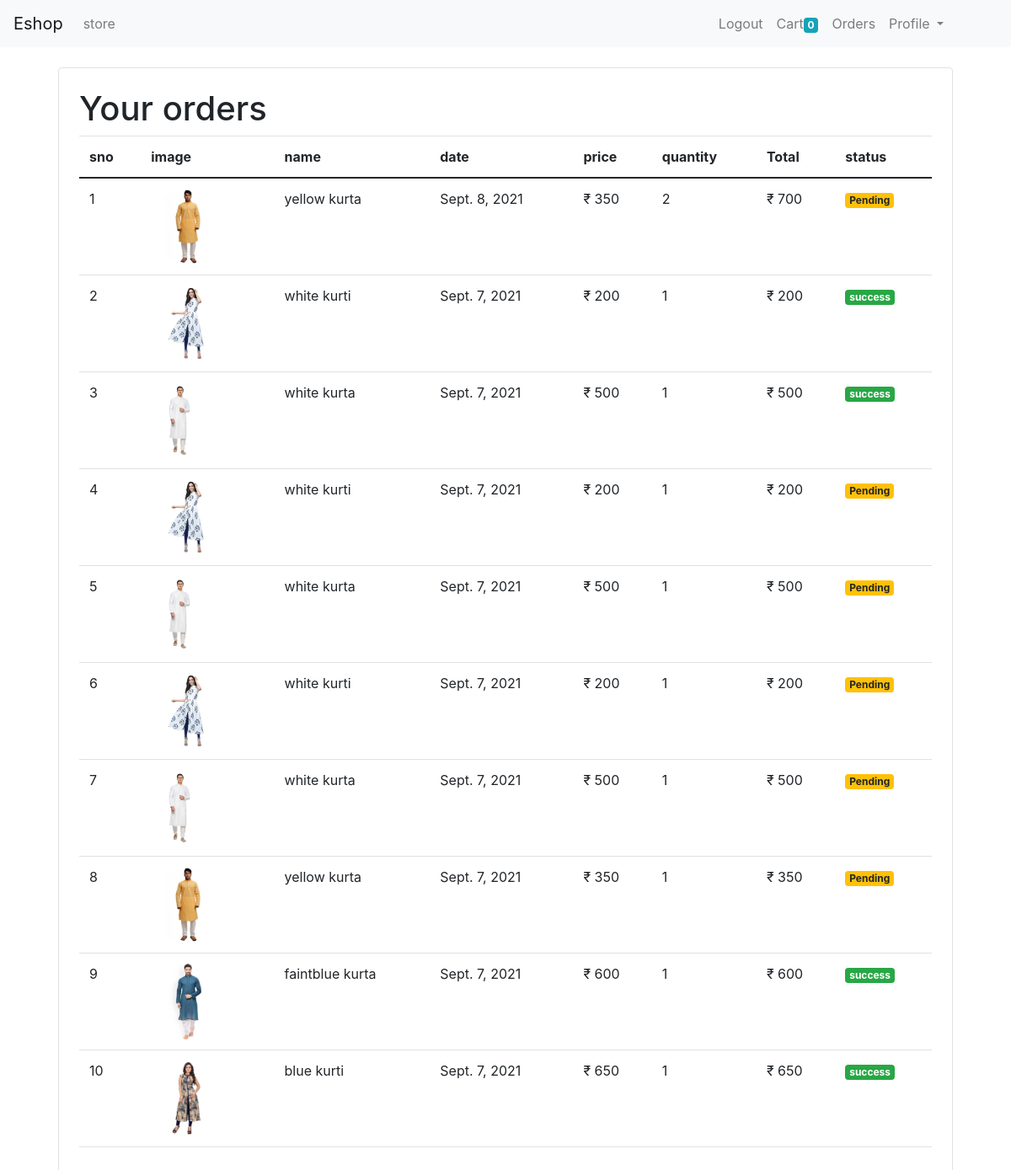
The page /orders (signed in) on the database its author committed.
### store/models/order.py (models this page shows)
class Order(models.Model):
    product = models.ForeignKey(Product, on_delete=models.CASCADE)
    customer = models.ForeignKey(Customer, on_delete=models.CASCADE)
    quantity = models.IntegerField(default=1)
    price = models.IntegerField()
    phone = models.CharField(max_length=20, default='', blank=True)
    address = models.CharField(max_length=300, default='')
    date = models.DateField(default=datetime.datetime.today)
    status = models.BooleanField(default=False)
    @staticmethod
    def get_orders_by_customer(customer_id):
        return Order\
            .objects\
            .filter(customer =  customer_id)\
            .order_by('-date')

### store/models/product.py (models this page shows, shortened)
class Product(models.Model):
    name = models.CharField(max_length=50)
    price = models.IntegerField(default=0)
    category = models.ForeignKey(Category, on_delete=models.CASCADE, default=1)
    description = models.CharField(max_length=200, default='')
    image = models.ImageField(upload_to='upload/product/')

### store/middlewares/auth.py (the view)
    def middleware(request):
        returnUrl=request.META['PATH_INFO']
        print(request.META['PATH_INFO'])
        if not request.session.get('customer'):
            return redirect(f'login?return_url={returnUrl}')
        response = get_response(request)
        return response

### store/templatetags/custome_filter.py (called while the page is built)
@register.filter(name='currency')
def currency(number):
    return "₹ "+str(number)

@register.filter(name='multiply')
def multiply(number1, number2):
    return number1*number2

### store/views/orders.py (called while the page is built)
    @method_decorator(auth_middleware)
    def get(self, request):
        customer = request.session.get('customer')
        orders = Order.get_orders_by_customer(customer)
        print(orders)
        return render(request, 'orders.html', {'orders': orders})

### store/templates/orders.html
{% extends 'header.html' %}
{% block content %}
{% load cart %}
{% load custome_filter %}
<div class="container">
    <div class="border rounded p-4 m-4">
<h1>Your orders</h1>
    <table class="table">
        <thead>
        <th>sno</th>
        <th>image</th>
        <th>name</th>
        <th>date</th>
        <th>price</th>
        <th>quantity</th>
        <th>Total</th>
        <th>status</th>
        </thead>
        <tbody>
        {% for order in orders %}
        <tr>
            <td>{{forloop.counter}}</td>
            <td><img class="rounded-circle" src=" {{order.product.image.url}}"  style="height:90px"></td>
            <td>{{order.product.name}}</td>
            <td>{{order.date}}</td>
            <td>{{order.price|currency}}</td>
            <td>{{order.quantity}}</td>
            <td>{{order.quantity|multiply:order.price|currency}}</td>
            {% if order.status %}
            <td><small class="badge badge-success">success</small> </td>
            {% else %}
            <td><small class="badge badge-warning">Pending</small> </td>
            {% endif %}
        </tr>
        {% endfor %}
        </tbody>
    </table>
        </div>
</div>
{% endblock %}

### rows shown on the page
Order: product.image (picture), product.name "yellow kurta", date "Sept. 8, 2021", price "₹ 350", quantity "2", quantity|multiply "₹ 700", status "Pending"
Order: product.image (picture), product.name "white kurti", date "Sept. 7, 2021", price "₹ 200", quantity "1", quantity|multiply "₹ 200", status "success"
Order: product.image (picture), product.name "white kurta", date "Sept. 7, 2021", price "₹ 500", quantity "1", quantity|multiply "₹ 500", status "success"
Order: product.image (picture), product.name "white kurti", date "Sept. 7, 2021", price "₹ 200", quantity "1", quantity|multiply "₹ 200", status "Pending"
Order: product.image (picture), product.name "white kurta", date "Sept. 7, 2021", price "₹ 500", quantity "1", quantity|multiply "₹ 500", status "Pending"
Order: product.image (picture), product.name "white kurti", date "Sept. 7, 2021", price "₹ 200", quantity "1", quantity|multiply "₹ 200", status "Pending"
Order: product.image (picture), product.name "white kurta", date "Sept. 7, 2021", price "₹ 500", quantity "1", quantity|multiply "₹ 500", status "Pending"
Order: product.image (picture), product.name "yellow kurta", date "Sept. 7, 2021", price "₹ 350", quantity "1", quantity|multiply "₹ 350", status "Pending"
Order: product.image (picture), product.name "faintblue kurta", date "Sept. 7, 2021", price "₹ 600", quantity "1", quantity|multiply "₹ 600", status "success"
Order: product.image (picture), product.name "blue kurti", date "Sept. 7, 2021", price "₹ 650", quantity "1", quantity|multiply "₹ 650", status "success"

### other values the page prints
{{ request.session.cart.keys|length }} "0"
